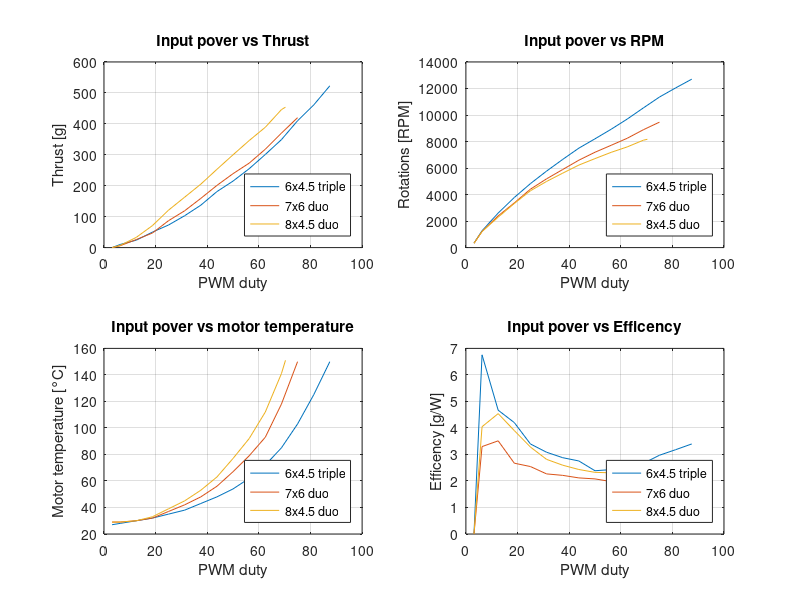
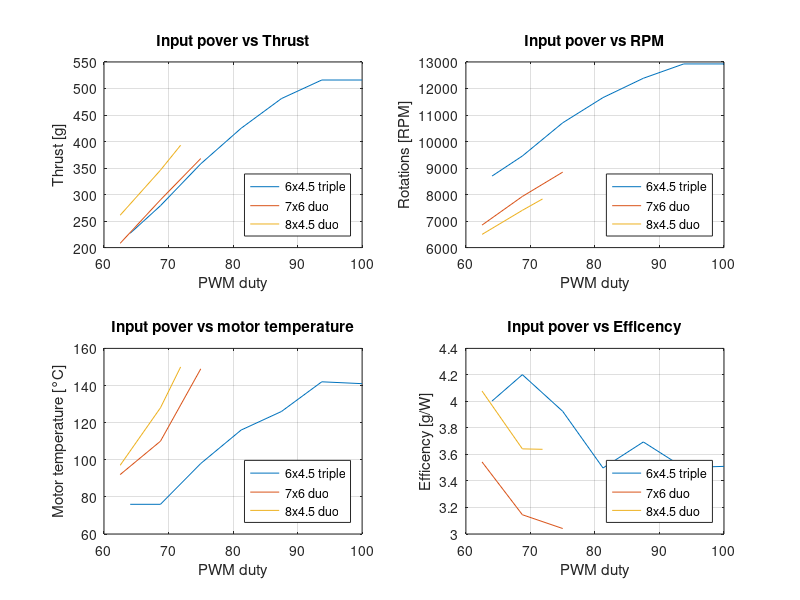
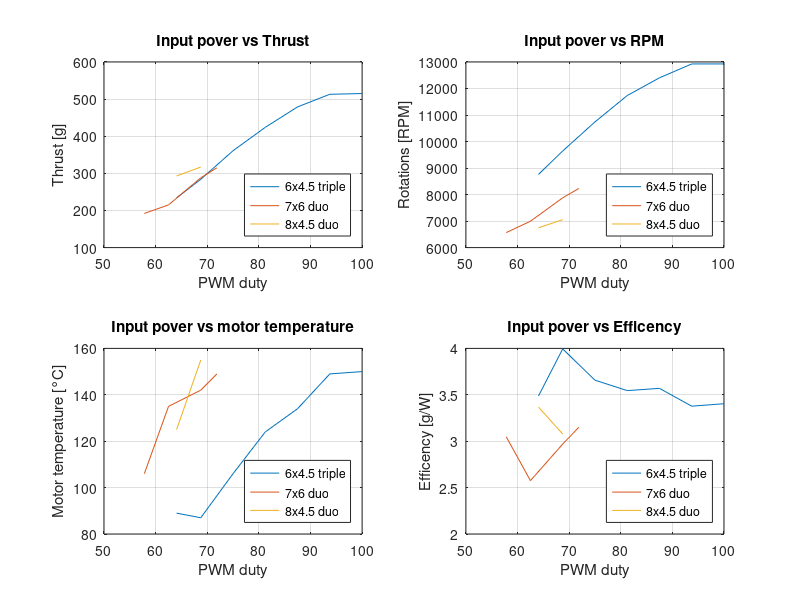
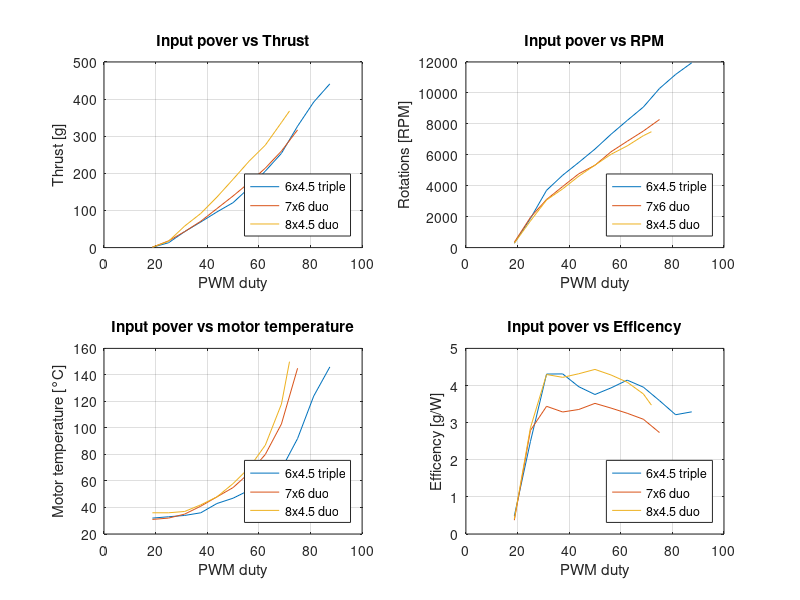

MATLAB code to generate these figures, in order:
%   _____ ____  __  __ ______ _____   _____ _____          _      
%  / ____/ __ \|  \/  |  ____|  __ \ / ____|_   _|   /\   | |     
% | |   | |  | | \  / | |__  | |__) | |      | |    /  \  | |     
% | |   | |  | | |\/| |  __| |  _  /| |      | |   / /\ \ | |     
% | |___| |__| | |  | | |____| | \ \| |____ _| |_ / ____ \| |____ 
%  \_____\____/|_|  |_|______|_|  \_\\_____|_____/_/    \_\______|

m1_prop = "6x4.5 triple";
m1_motor = "Tarot 1900kV";
m1_inv = "comercial";
m1_comm = "6-Step";
m1_U = 10;
m1_I = [0.035 0.148 0.514 1.19 2.15 3.34 4.76 6.57 9.01 10.5 12 13.1 13.8 14.5 15.4];
m1_in = [8 16 32 48 64 80 96 112 128 144 160 176 192 208 224];
m1_In = (m1_in*100)/256;
m1_Thrust = [     0    10    24    50    73   103   137   181   215   255   301   349   410   461   523];
m1_rpm = [ 334        1269        2606        3780        4826        5769        6651        7500        8203        8923        9694       10534       11357       12043       12703];
m1_rpm_dev = [  8    18    31    52    69    81    87    97   105   123   141   147   174   216   209];
m1_inv_temp = [ 31    31    31    31    33    34    36    40    44    50    55    61    68    71    81
];
m1_mot_temp = [27    28    30    32    35    38    43    48    54    62    72    85   103   125   150];
m1_p = m1_I * m1_U;
m1_eff = m1_Thrust./m1_p;

m2_prop = "7x6 duo";
m2_motor = "Tarot 1900kV";
m2_inv = "comercial";
m2_comm = "6-Step";
m2_U = 10;
m2_I = [ 0.0370    0.1820    0.7400    1.7600    3.4200    5.2500    7.1900    9.5000   11.5000   13.8000   15.7000   16.5000   17.1000];
m2_in = [8    16    32    48    64    80    96   112   128   144   160   176   192];
m2_In = (m2_in*100)/256;
m2_Thrust = [ 0     6    26    47    87   119   159   201   239   273   318   370   420];
m2_rpm = [ 326        1217        2391        3369        4406        5186        5889        6591        7191        7714        8246        8889        9463];
m2_rpm_dev = [ 5    14    29    47    64    75    80    81    99   123   149   188   172];
m2_inv_temp = [32    31    31    32    34    37    40    43    49    58    65    74    77];
m2_mot_temp = [ 29    29    30    32    37    42    48    56    67    79    93   118   150];
m2_p = m2_I * m2_U;
m2_eff = m2_Thrust./m2_p;

m3_prop = "8x4.5 duo";
m3_motor = "Tarot 1900kV";
m3_inv = "comercial";
m3_comm = "6-Step";
m3_U = 10;
m3_I = [ 0.0370    0.1730    0.7270    1.8200    3.6900    5.7900    7.9000   10.4000   12.9000   15.0000   16.9000   18.7000   18.7000];
m3_in = [ 8    16    32    48    64    80    96   112   128   144   160   176   180];
m3_In = (m3_in*100)/256;
m3_Thrust = [ 0     7    33    71   121   163   205   253   300   346   389   446   454];
m3_rpm = [326        1209        2297        3326        4286        4989        5614        6223        6711        7183        7594        8100        8169];
m3_rpm_dev = [  6    13    27    46    61    64    67    75    90   105   106   111   121];
m3_inv_temp = [  32    31    31    31    34    37    40    46    51    60    67    75    79];
m3_mot_temp = [    29    29    30    33    39    45    53    63    77    92   112   141   151];
m3_p = m3_I * m3_U;
m3_eff = m3_Thrust./m3_p;

%  ____  ______ __  __ ______             __        _____ _______ ______ _____  
% |  _ \|  ____|  \/  |  ____|    _      / /       / ____|__   __|  ____|  __ \ 
% | |_) | |__  | \  / | |__     _| |_   / /_ _____| (___    | |  | |__  | |__) |
% |  _ <|  __| | |\/| |  __|   |_   _| | '_ \______\___ \   | |  |  __| |  ___/ 
% | |_) | |____| |  | | |        |_|   | (_) |     ____) |  | |  | |____| |     
% |____/|______|_|  |_|_|               \___/     |_____/   |_|  |______|_|     
                                                                           
m4_prop = "6x4.5 triple";
m4_motor = "Tarot 1900kV";
m4_inv = "uber";
m4_comm = "6-Step";
m4_U = 10;
m4_I = [5.6700    6.6400    9.1200   12.1500   13.0200   14.7400   14.7000];
m4_in = [164   176   192   208   224   240   256];
m4_In = (m4_in*100)/256;
m4_Thrust = [  227   279   358   425   481   516   516];
m4_rpm = [8700        9454       10706       11657       12386       12926       12926];
m4_rpm_dev = [183   124    88   108   102   107   106];
m4_inv_temp = [ 79    76    85    68    70    72    70];
m4_mot_temp = [76    76    98   116   126   142   141];
m4_p = m4_I * m4_U;
m4_eff = m4_Thrust./m4_p;

m5_prop = "6x4.5 triple";
m5_motor = "Tarot 1900kV";
m5_inv = "developed";
m5_comm = "6-Step";
m5_shift = 30;
m5_U = 10;
m5_I = [6.7100    7.1100    9.8700   11.9600   13.4200   15.1900   15.1300];
m5_in = [164   176   192   208   224   240   256];
m5_In = (m5_in*100)/256;
m5_Thrust = [234   284   361   424   479   513   515];
m5_rpm = [8760        9643       10740       11734       12403       12926       12926];
m5_rpm_dev = [123    88    83    89   103   109   104];
m5_inv_temp = [80    82    89    68    71    74    73];
m5_mot_temp = [89    87   106   124   134   149   150];
m5_p = m5_I * m5_U;
m5_eff = m5_Thrust./m5_p;

m6_prop = "7x6 duo";
m6_motor = "Tarot 1900kV";
m6_inv = "developed";
m6_comm = "6-Step";
m6_U = 10;
m6_I = [ 5.8700    9.2200   12.1000];
m6_in = [ 160   176   192];
m6_In = (m6_in*100)/256;
m6_Thrust = [  208   290   368];
m6_rpm = [6849        7929        8846];
m6_rpm_dev = [ 79    91    78];
m6_inv_temp = [81    99   107];
m6_mot_temp = [92   110   149];
m6_p = m6_I * m6_U;
m6_eff = m6_Thrust./m6_p;

m7_prop = "7x6 duo";
m7_motor = "Tarot 1900kV";
m7_inv = "developed";
m7_comm = "6-Step";
m7_shift = 30;
m7_U = 10;
m7_I = [6.3000    8.3500    9.7000   10.0000];
m7_in = [148   160   176   184];
m7_In = (m7_in*100)/256;
m7_Thrust = [ 192   215   288   315];
m7_rpm = [6566        6994        7877        8229];
m7_rpm_dev = [76   163   103    57];
m7_inv_temp = [86    95   107   101];
m7_mot_temp = [ 106   135   142   149];
m7_p = m7_I * m7_U;
m7_eff = m7_Thrust./m7_p;

m8_prop = "8x4.5 duo";
m8_motor = "Tarot 1900kV";
m8_inv = "developed";
m8_comm = "6-Step";
m8_U = 10;
m8_I = [6.4000    9.5000   10.8000];
m8_in = [160   176   184];
m8_In = (m8_in*100)/256;
m8_Thrust = [261   346   393];
m8_rpm = [6497        7406        7834];
m8_rpm_dev = [56    81    58];
m8_inv_temp = [76    94    98];
m8_mot_temp = [97   128   150];
m8_p = m8_I * m8_U;
m8_eff = m8_Thrust./m8_p;

m9_prop = "8x4.5 duo";
m9_motor = "Tarot 1900kV";
m9_inv = "developed";
m9_comm = "6-Step";
m9_U = 10;
m9_I = [ 8.7000   10.3000];
m9_in = [164   176];
m9_In = (m9_in*100)/256;
m9_Thrust = [ 293   317];
m9_rpm = [6746        7054];
m9_rpm_dev = [59   104];
m9_inv_temp = [94   102];
m9_mot_temp = [125   155];
m9_p = m9_I * m9_U;
m9_eff = m9_Thrust./m9_p;

%   _    _          _      _                  __        _____ _______ ______ _____  
%  | |  | |   /\   | |    | |         _      / /       / ____|__   __|  ____|  __ \ 
%  | |__| |  /  \  | |    | |       _| |_   / /_ _____| (___    | |  | |__  | |__) |
%  |  __  | / /\ \ | |    | |      |_   _| | '_ \______\___ \   | |  |  __| |  ___/ 
%  | |  | |/ ____ \| |____| |____    |_|   | (_) |     ____) |  | |  | |____| |     
%  |_|  |_/_/    \_\______|______|          \___/     |_____/   |_|  |______|_|     
                                                                                

m10_prop = "6x4.5 triple";
m10_motor = "Tarot 1900kV";
m10_inv = "uber";
m10_comm = "6-Step";
m10_U = 10;
m10_I = [ 0.2070    0.5220    0.9980    1.6000    2.4200    3.2200    4.0900    4.9700    6.4200    9.1000   12.2000   13.4000];
m10_in = [ 48    64    80    96   112   128   144   160   176   192   208   224];
m10_In = (m10_in*100)/256;
m10_Thrust = [1    13    43    69    96   121   161   206   254   327   392   441];
m10_rpm = [283        1886        3703        4680        5511        6369        7329        8220        9086       10286       11194       11949];
m10_rpm_dev = [4    25    51    63    75    89   106   117   135   153   174   193];
m10_inv_temp = [37    41    45    49    57    60    64    69    75    88    80    85];
m10_mot_temp = [32    33    34    36    43    47    53    60    69    92   124   146];
m10_p = m10_I * m10_U;
m10_eff = m10_Thrust./m10_p;

m11_prop = "6x4.5 triple";
m11_motor = "Tarot 1900kV";
m11_inv = "developed";
m11_comm = "6-Step";
m11_shift = 30;
m11_U = 10;
m11_I = [0.2240    0.2380    1.2100    1.7900    2.5500    3.3300    4.2600    5.2300    6.5100   10.0000   12.1000   13.6000];
m11_in = [48    64    80    96   112   128   144   160   176   192   208   224];
m11_In = (m11_in*100)/256;
m11_Thrust = [ 1    15    45    71   100   136   180   223   271   365   418   465];
m11_rpm = [257        2040        4037        4971        5846        6754        7517        8571        9146       10483       11597       12274];
m11_rpm_dev = [4    26    55    68    79    88    99   115   125   146   159   183];
m11_inv_temp = [34    41    46    51    56    62    66    72    77    90    75    80];
m11_mot_temp = [29    32    26    40    44    49    55    61    70    97   115   137];
m11_p = m11_I * m11_U;
m11_eff = m11_Thrust./m11_p;

m12_prop = "7x6 duo";
m12_motor = "Tarot 1900kV";
m12_inv = "developed";
m12_comm = "6-Step";
m12_U = 10;
m12_I = [0.2690    0.6450    1.2500    2.1600    3.1300    3.9500    5.1600    6.5800    8.4100   11.6000];
m12_in = [48    64    80    96   112   128   144   160   176   192];
m12_In = (m12_in*100)/256;
m12_Thrust = [1    18    43    71   105   139   175   214   260   317];
m12_rpm = [343        1954        3111        3951        4774        5323        6197        6874        7534        8280];
m12_rpm_dev = [5    26    43    56    65    74    81    93   120   120];
m12_inv_temp = [36    42    45    51    57    62    69    75    84   101];
m12_mot_temp = [ 31    32    35    41    48    55    66    80   103   145];
m12_p = m12_I * m12_U;
m12_eff = m12_Thrust./m12_p;

m13_prop = "7x6 duo";
m13_motor = "Tarot 1900kV";
m13_inv = "developed";
m13_comm = "6-Step";
m13_shift = 30;
m13_U = 10;
m13_I = [ 0.2630    0.6100    1.3400    2.3000    3.1600    4.0900    5.3100    6.6200    8.5100   11.6000];
m13_in = [  48    64    80    96   112   128   144   160   176   192];
m13_In = (m13_in*100)/256;
m13_Thrust = [1    15    44    81   113   149   189   231   279   344];
m13_rpm = [386        1860        3240        4251        5040        5760        6480        7149        7791        8554];
m13_rpm_dev = [ 5    25    45    59    67    74    78    93   112   137];
m13_inv_temp = [39    43    48    56    62    69    74    85    93   104];
m13_mot_temp = [34    34    37    44    51    59    69    87   104   141];
m13_p = m13_I * m13_U;
m13_eff = m13_Thrust./m13_p;

m14_prop = "8x4.5 duo";
m14_motor = "Tarot 1900kV";
m14_inv = "developed";
m14_comm = "6-Step";
m14_U = 10;
m14_I = [0.2490    0.5940    1.3500    2.1800    3.1500    4.1500    5.4400    6.7500    8.9300   10.6000];
m14_in = [48    64    80    96   112   128   144   160   176   184];
m14_In = (m14_in*100)/256;
m14_Thrust = [1    17    58    92   136   184   233   276   337   368];
m14_rpm = [283        1723        3077        3797        4620        5331        6034        6574        7234        7491];
m14_rpm_dev = [4    22    39    59    62    69    80    76    98   111];
m14_inv_temp = [39    41    46    50    55    63    69    75    86    98];
m14_mot_temp = [ 36    36    37    42    48    58    70    87   118   150];
m14_p = m14_I * m14_U;
m14_eff = m14_Thrust./m14_p;

m15_prop = "8x4.5 duo";
m15_motor = "Tarot 1900kV";
m15_inv = "developed";
m15_comm = "6-Step";
m15_U = 10;
m15_I = [290.0000  672.0000    1.3700    2.2400    3.1200    4.3000    5.5100    6.9100    8.7200   11.0000];
m15_in = [48    64    80    96   112   128   144   160   176   184];
m15_In = (m15_in*100)/256;
m15_Thrust = [1    22    63   103   145   202   252   303   349   433];
m15_rpm = [437        2040        3146        4011        4774        5623        6231        6814        7371        7817];
m15_rpm_dev = [ 6    27    43    56    63    72    77    69    97   111];
m15_inv_temp = [33    38    45    50    56    63    70    79    86    98];
m15_mot_temp = [31    32    36    42    49    59    72    90   110   145];
m15_p = m15_I * m15_U;
m15_eff = m15_Thrust./m15_p;

%   _    _          _      _                 _______      ____  __ 
%  | |  | |   /\   | |    | |         _     / ____\ \    / /  \/  |
%  | |__| |  /  \  | |    | |       _| |_  | (___  \ \  / /| \  / |
%  |  __  | / /\ \ | |    | |      |_   _|  \___ \  \ \/ / | |\/| |
%  | |  | |/ ____ \| |____| |____    |_|    ____) |  \  /  | |  | |
%  |_|  |_/_/    \_\______|______|         |_____/    \/   |_|  |_|

m16_prop = "6x4.5 triple";
m16_motor = "Tarot 1900kV";
m16_inv = "uber";
m16_comm = "6-Step";
m16_U = 10;
m16_I = [0.184	0.46	0.662	0.993	1.47	1.99	2.83	3.55	4.7	5.7	6.87	8.45	10.1	10.6];
m16_in = [16	32	48	64	80	96	112	128	144	160	176	192	208	216];
m16_In = (m16_in*100)/256;
m16_Thrust = [0	9	23	48	77	109	144	170	203	238	262	299	326	329];
m16_rpm = [163	2160	3214	4243	5211	6077	6900	7500	8254	8811	9394	9926	10277	10423];
m16_rpm_dev = [5	31	48	66	79	96	119	143	151	146	163	132	180	189];
m16_inv_temp = [37	36	35	36	37	38	41	45	50	55	60	66	75	81];
m16_mot_temp = [36	35	34	35	37	41	49	56	69	78	91	112	138	150];
m16_p = m16_I * m16_U;
m16_eff = m16_Thrust./m16_p;

m17_prop = "6x4.5 triple";
m17_motor = "Tarot 1900kV";
m17_inv = "developed";
m17_comm = "6-Step";
m17_shift = 30;
m17_U = 10;
m17_I = [0.208	0.445	0.689	1	1.51	2.1	2.75	3.71	4.44	5.82	6.9	8.16	9.84	11.53	12.4];
m17_in = [16	32	48	64	80	96	112	128	144	160	176	192	208	224	232];
m17_In = (m17_in*100)/256;
m17_Thrust = [0	7	27	48	80	113	145	184	213	261	283	315	345	374	387];
m17_rpm = [274	2006	3231	4209	5254	6120	6857	7706	8289	9034	9523	10011	10534	10937	11160];
m17_rpm_dev = [6	27	43	60	74	94	103	120	129	154	163	154	171	170	171];
m17_inv_temp = [35	35	35	35	36	38	40	43	47	52	58	64	72	80	86];
m17_mot_temp = [34	35	35	55	38	41	45	52	58	67	80	94	115	137	150];
m17_p = m17_I * m17_U;
m17_eff = m17_Thrust./m17_p;

m18_prop = "7x6 duo";
m18_motor = "Tarot 1900kV";
m18_inv = "developed";
m18_comm = "6-Step";
m18_U = 10;
m18_I = [];
m18_in = [];
m18_In = (m18_in*100)/256;
m18_Thrust = [];
m18_rpm = [];
m18_rpm_dev = [];
m18_inv_temp = [];
m18_mot_temp = [];
m18_p = m18_I * m18_U;
m18_eff = m18_Thrust./m18_p;

m19_prop = "7x6 duo";
m19_motor = "Tarot 1900kV";
m19_inv = "developed";
m19_comm = "6-Step";
m19_shift = 30;
m19_U = 10;
m19_I = [];
m19_in = [];
m19_In = (m19_in*100)/256;
m19_Thrust = [];
m19_rpm = [];
m19_rpm_dev = [];
m19_inv_temp = [];
m19_mot_temp = [];
m19_p = m19_I * m19_U;
m19_eff = m19_Thrust./m19_p;

m20_prop = "8x4.5 duo";
m20_motor = "Tarot 1900kV";
m20_inv = "developed";
m20_comm = "6-Step";
m20_U = 10;
m20_I = [];
m20_in = [];
m20_In = (m20_in*100)/256;
m20_Thrust = [];
m20_rpm = [];
m20_rpm_dev = [];
m20_inv_temp = [];
m20_mot_temp = [];
m20_p = m20_I * m20_U;
m20_eff = m20_Thrust./m20_p;

m21_prop = "8x4.5 duo";
m21_motor = "Tarot 1900kV";
m21_inv = "developed";
m21_comm = "6-Step";
m21_U = 10;
m21_I = [];
m21_in = [];
m21_In = (m21_in*100)/256;
m21_Thrust = [];
m21_rpm = [];
m21_rpm_dev = [];
m21_inv_temp = [];
m21_mot_temp = [];
m21_p = m21_I * m21_U;
m21_eff = m21_Thrust./m21_p;

%%%%%%%%%%%%%%%%%%%%%%%%%%%%%%%%%%%%%%%%%%%%%%%%%%%%%%%%%%%%%%%%
%%%%%%%%%%%%%%%%%%%%%%%%%%%%%%%%%%%%%%%%%%%%%%%%%%%%%%%%%%%%%%%%
%%%%%%%%%%%%%%%%%%%%%%%%%%%%%%%%%%%%%%%%%%%%%%%%%%%%%%%%%%%%%%%%

close all;

figure(1);

subplot(2,2,1);
plot(m1_In,m1_Thrust);
hold on;
plot(m2_In,m2_Thrust);
hold on;
plot(m3_In,m3_Thrust);
grid on;
legend({m1_prop,m2_prop,m3_prop},'Location','southeast');
title("Input pover vs Thrust");
xlabel("PWM duty");
ylabel("Thrust [g]");

subplot(2,2,2);
plot(m1_In,m1_rpm);
hold on;
plot(m2_In,m2_rpm);
hold on;
plot(m3_In,m3_rpm);
grid on;
legend({m1_prop,m2_prop,m3_prop},'Location','southeast');
title("Input pover vs RPM");
xlabel("PWM duty");
ylabel("Rotations [RPM]");

subplot(2,2,3);
plot(m1_In,m1_mot_temp);
hold on;
plot(m2_In,m2_mot_temp);
hold on;
plot(m3_In,m3_mot_temp);
grid on;
legend({m1_prop,m2_prop,m3_prop},'Location','southeast');
title("Input pover vs motor temperature");
xlabel("PWM duty");
ylabel("Motor temperature [°C]");

subplot(2,2,4);
plot(m1_In,m1_eff);
hold on;
plot(m2_In,m2_eff);
hold on;
plot(m3_In,m3_eff);
grid on;
legend({m1_prop,m2_prop,m3_prop},'Location','southeast');
title("Input pover vs Efficency");
xlabel("PWM duty");
ylabel("Efficency [g/W]");

figure(2);

subplot(2,2,1);
plot(m4_In,m4_Thrust);
hold on;
plot(m6_In,m6_Thrust);
hold on;
plot(m8_In,m8_Thrust);
grid on;
legend({m4_prop,m6_prop,m8_prop},'Location','southeast');
title("Input pover vs Thrust");
xlabel("PWM duty");
ylabel("Thrust [g]");

subplot(2,2,2);
plot(m4_In,m4_rpm);
hold on;
plot(m6_In,m6_rpm);
hold on;
plot(m8_In,m8_rpm);
grid on;
legend({m4_prop,m6_prop,m8_prop},'Location','southeast');
title("Input pover vs RPM");
xlabel("PWM duty");
ylabel("Rotations [RPM]");

subplot(2,2,3);
plot(m4_In,m4_mot_temp);
hold on;
plot(m6_In,m6_mot_temp);
hold on;
plot(m8_In,m8_mot_temp);
grid on;
legend({m4_prop,m6_prop,m8_prop},'Location','southeast');
title("Input pover vs motor temperature");
xlabel("PWM duty"); 
ylabel("Motor temperature [°C]");

subplot(2,2,4);
plot(m4_In,m4_eff);
hold on;
plot(m6_In,m6_eff);
hold on;
plot(m8_In,m8_eff);
grid on;
legend({m4_prop,m6_prop,m8_prop},'Location','southeast');
title("Input pover vs Efficency");
xlabel("PWM duty");
ylabel("Efficency [g/W]");

figure(3);

subplot(2,2,1);
plot(m5_In,m5_Thrust);
hold on;
plot(m7_In,m7_Thrust);
hold on;
plot(m9_In,m9_Thrust);
grid on;
legend({m5_prop,m7_prop,m9_prop},'Location','southeast');
title("Input pover vs Thrust");
xlabel("PWM duty");
ylabel("Thrust [g]");

subplot(2,2,2);
plot(m5_In,m5_rpm);
hold on;
plot(m7_In,m7_rpm);
hold on;
plot(m9_In,m9_rpm);
grid on;
legend({m5_prop,m7_prop,m9_prop},'Location','southeast');
title("Input pover vs RPM");
xlabel("PWM duty");
ylabel("Rotations [RPM]");

subplot(2,2,3);
plot(m5_In,m5_mot_temp);
hold on;
plot(m7_In,m7_mot_temp);
hold on;
plot(m9_In,m9_mot_temp);
grid on;
legend({m5_prop,m7_prop,m9_prop},'Location','southeast');
title("Input pover vs motor temperature");
xlabel("PWM duty");
ylabel("Motor temperature [°C]");

subplot(2,2,4);
plot(m5_In,m5_eff);
hold on;
plot(m7_In,m7_eff);
hold on;
plot(m9_In,m9_eff);
grid on;
legend({m5_prop,m7_prop,m9_prop},'Location','southeast');
title("Input pover vs Efficency");
xlabel("PWM duty");
ylabel("Efficency [g/W]");

figure(4);

subplot(2,2,1);
plot(m10_In,m10_Thrust);
hold on;
plot(m12_In,m12_Thrust);
hold on;
plot(m14_In,m14_Thrust);
grid on;
legend({m10_prop,m12_prop,m14_prop},'Location','southeast');
title("Input pover vs Thrust");
xlabel("PWM duty");
ylabel("Thrust [g]");

subplot(2,2,2);
plot(m10_In,m10_rpm);
hold on;
plot(m12_In,m12_rpm);
hold on;
plot(m14_In,m14_rpm);
grid on;
legend({m10_prop,m12_prop,m14_prop},'Location','southeast');
title("Input pover vs RPM");
xlabel("PWM duty");
ylabel("Rotations [RPM]");

subplot(2,2,3);
plot(m10_In,m10_mot_temp);
hold on;
plot(m12_In,m12_mot_temp);
hold on;
plot(m14_In,m14_mot_temp);
grid on;
legend({m10_prop,m12_prop,m14_prop},'Location','southeast');
title("Input pover vs motor temperature");
xlabel("PWM duty");
ylabel("Motor temperature [°C]");

subplot(2,2,4);
plot(m10_In,m10_eff);
hold on;
plot(m12_In,m12_eff);
hold on;
plot(m14_In,m14_eff);
grid on;
legend({m10_prop,m12_prop,m14_prop},'Location','southeast');
title("Input pover vs Efficency");
xlabel("PWM duty");
ylabel("Efficency [g/W]");

figure(5);

subplot(2,2,1);
plot(m11_In,m11_Thrust);
hold on;
plot(m13_In,m13_Thrust);
hold on;
plot(m15_In,m15_Thrust);
grid on;
legend({m11_prop,m13_prop,m15_prop},'Location','southeast');
title("Input pover vs Thrust");
xlabel("PWM duty");
ylabel("Thrust [g]");

subplot(2,2,2);
plot(m11_In,m11_rpm);
hold on;
plot(m13_In,m13_rpm);
hold on;
plot(m15_In,m15_rpm);
grid on;
legend({m11_prop,m13_prop,m15_prop},'Location','southeast');
title("Input pover vs RPM");
xlabel("PWM duty");
ylabel("Rotations [RPM]");

subplot(2,2,3);
plot(m11_In,m11_mot_temp);
hold on;
plot(m13_In,m13_mot_temp);
hold on;
plot(m15_In,m15_mot_temp);
grid on;
legend({m11_prop,m13_prop,m15_prop},'Location','southeast');
title("Input pover vs motor temperature");
xlabel("PWM duty");
ylabel("Motor temperature [°C]");

subplot(2,2,4);
plot(m11_In,m11_eff);
hold on;
plot(m13_In,m13_eff);
hold on;
plot(m15_In,m15_eff);
grid on;
legend({m11_prop,m13_prop,m15_prop},'Location','southeast');
title("Input pover vs Efficency");
xlabel("PWM duty");
ylabel("Efficency [g/W]");

figure(6);

subplot(2,2,1);
plot(m16_In,m16_Thrust);
hold on;
plot(m17_In,m17_Thrust);
grid on;
legend({m16_prop},'Location','southeast');
title("Input pover vs Thrust");
xlabel("PWM duty");
ylabel("Thrust [g]");

subplot(2,2,2);
plot(m16_In,m16_rpm);
hold on;
plot(m17_In,m17_rpm);
grid on;
legend({m16_prop},'Location','southeast');
title("Input pover vs RPM");
xlabel("PWM duty");
ylabel("Rotations [RPM]");

subplot(2,2,3);
plot(m16_In,m16_mot_temp);
hold on;
plot(m17_In,m17_mot_temp);
grid on;
legend({m16_prop},'Location','southeast');
title("Input pover vs motor temperature");
xlabel("PWM duty");
ylabel("Motor temperature [°C]");

subplot(2,2,4);
plot(m16_In,m16_eff);
hold on;
plot(m17_In,m17_eff);
grid on;
legend({m16_prop},'Location','southeast');
title("Input pover vs Efficency");
xlabel("PWM duty");
ylabel("Efficency [g/W]");